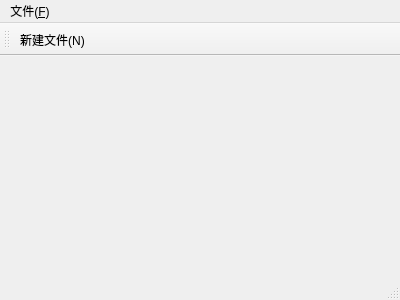
<?xml version="1.0" encoding="UTF-8"?>
<ui version="4.0">
 <class>myMainWindow</class>
 <widget class="QMainWindow" name="myMainWindow">
  <property name="geometry">
   <rect>
    <x>0</x>
    <y>0</y>
    <width>400</width>
    <height>300</height>
   </rect>
  </property>
  <property name="windowTitle">
   <string>myMainWindow</string>
  </property>
  <property name="toolButtonStyle">
   <enum>Qt::ToolButtonTextOnly</enum>
  </property>
  <widget class="QWidget" name="centralWidget"/>
  <widget class="QMenuBar" name="menuBar">
   <property name="geometry">
    <rect>
     <x>0</x>
     <y>0</y>
     <width>400</width>
     <height>23</height>
    </rect>
   </property>
   <widget class="QMenu" name="menu_F">
    <property name="title">
     <string>文件(&amp;F)</string>
    </property>
    <addaction name="action_N"/>
   </widget>
   <addaction name="menu_F"/>
  </widget>
  <widget class="QToolBar" name="mainToolBar">
   <property name="toolButtonStyle">
    <enum>Qt::ToolButtonFollowStyle</enum>
   </property>
   <attribute name="toolBarArea">
    <enum>TopToolBarArea</enum>
   </attribute>
   <attribute name="toolBarBreak">
    <bool>false</bool>
   </attribute>
   <addaction name="action_N"/>
  </widget>
  <widget class="QStatusBar" name="statusBar"/>
  <action name="action_N">
   <property name="checkable">
    <bool>false</bool>
   </property>
   <property name="icon">
    <iconset resource="myImage.qrc">
     <normaloff>:/myImage/images/new.png</normaloff>:/myImage/images/new.png</iconset>
   </property>
   <property name="text">
    <string>新建文件(&amp;N)</string>
   </property>
   <property name="shortcut">
    <string>Ctrl+N</string>
   </property>
  </action>
 </widget>
 <layoutdefault spacing="6" margin="11"/>
 <resources>
  <include location="myImage.qrc"/>
 </resources>
 <connections/>
</ui>
